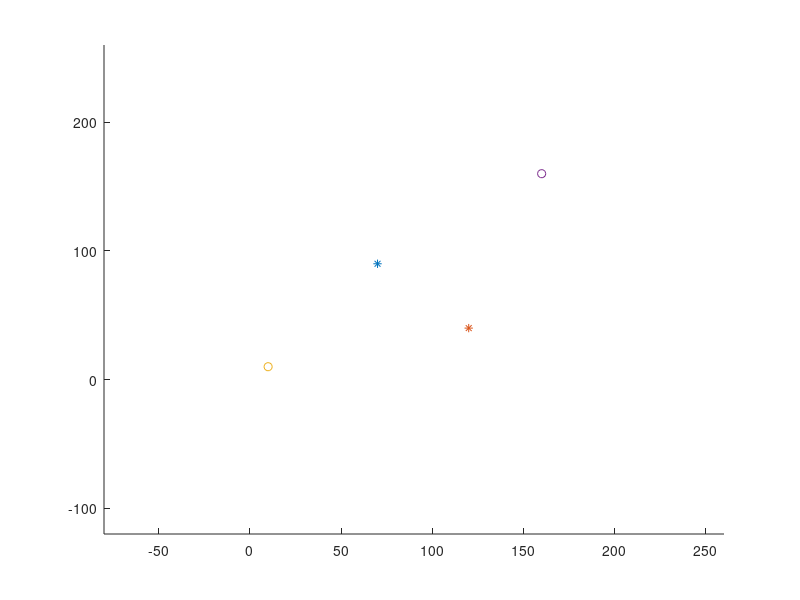

Write MATLAB code to recreate this figure. (Note: this script raises an error after producing the figure.)

start_node = [10,10];
middle_node=[75,75];
end_node   = [160,160];
radiotower=[70,90;
            120,40]; 
Rl=length(radiotower(:,1));
dline=norm(radiotower(1,:)-radiotower(2,:));
d=[];
d=[norm(radiotower(1,:)-start_node)];
d=[d;d(end)-dline];
d=[d;dline-d(end)];
d=[d;norm(radiotower(2,:)-end_node)];

figure(1)
axis([-80 260 -120 260]); hold on,
for i=1:Rl
    plot(radiotower(i,1),radiotower(i,2),'*');
end
plot(start_node(1),start_node(2),'o');
plot(end_node(1),end_node(2),'o');
hold on,

%%
% theta=atan2(start_node(2)-radiotower(1,2),start_node(1)-radiotower(1,1));
% while theta > 2*pi
%     theta=theta-2*pi;
% end
% while theta< 0
%     theta=theta+2*pi;
% end
% 
% psi= acos((d(1)^2+dline^2-d(2)^2)/(2*d(1)*dline));
% angbetween=atan2(radiotower(2,2)-radiotower(1,2),radiotower(2,1)-radiotower(1,1));
% endang=psi+angbetween;
% while endang > 2*pi
%     endang=endang-2*pi;
% end
% while endang < 0
%     endang =endang+2*pi;
% end

% cir_x=[];
% cir_y=[];
% for ang=theta:-0.01:endang
%     cirx=d(1)*cos(ang)+radiotower(1,1);
%     ciry=d(1)*sin(ang)+radiotower(1,2);
%     cir_x=[cir_x;cirx];
%     cir_y=[cir_y;ciry];
% end
% figure(1)
% plot(cir_x,cir_y,'r','linewidth',3);
%%

%%
% theta=atan2(cir_y(end)-radiotower(2,2),cir_x(end)-radiotower(2,1));
% while theta > 2*pi
%     theta=theta-2*pi;
% end
% while theta< 0
%     theta=theta+2*pi;
% end
% 
% endang=atan2(end_node(2)-radiotower(2,2),end_node(1)-radiotower(2,1));
% psi= acos((d(1)^2+dline^2-d(2)^2)/(2*d(1)*dline));
% angbetween=atan2(radiotower(2,2)-radiotower(1,2),radiotower(2,1)-radiotower(1,1));
% endang=angbetween-psi;
% endang=endang-2*pi;
% while endang > 2*pi
%     endang=endang-2*pi;
% end
% while endang < 0
%     endang =endang+2*pi;
% end
% 
% cir_x=[];
% cir_y=[];
% for ang=theta:-0.01:endang
%     cirx=d(2)*cos(ang)+radiotower(2,1);
%     ciry=d(2)*sin(ang)+radiotower(2,2);
%     cir_x=[cir_x;cirx];
%     cir_y=[cir_y;ciry];
% end
% figure(1)
% plot(cir_x,cir_y,'r','linewidth',3);


circle(radiotower(1,1),radiotower(1,2),d(1));
circle(radiotower(2,1),radiotower(2,2),d(2));
circle(radiotower(1,1),radiotower(1,2),d(3));
circle(radiotower(2,1),radiotower(2,2),d(4));